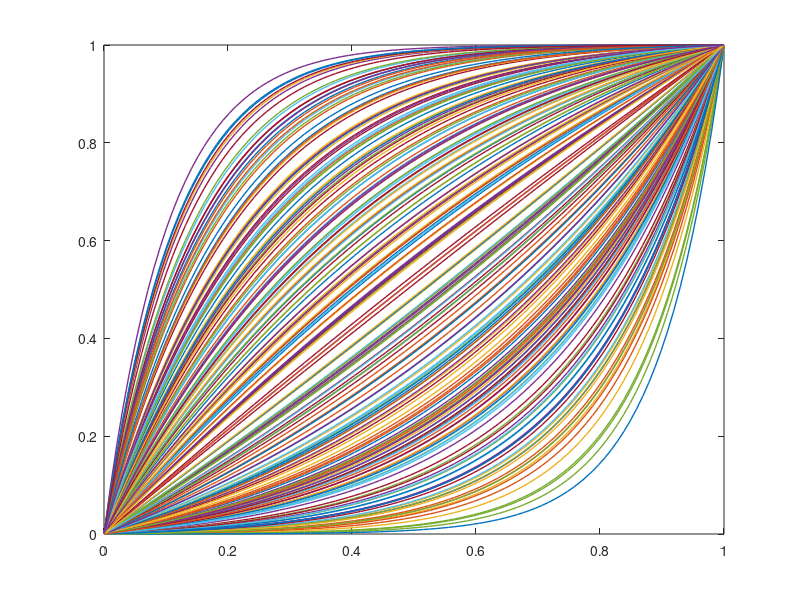

Write MATLAB code to recreate this figure. (Note: this script raises an error after producing the figure.)
% Generate the time warping functions without prior information using
% Algorithm 1
%%%%%%%%%%%%%%%%%%%%%%%%%%%%%%%%%%%%%%%%%%%%%%%%%%%%%%%%%%%%%%%%%%%%%%%%%%%%%%%%%%%%%%%%%%%%%%%%%%%%%%%%%%%
%%% Step 1: Create Fourier basis
%%%%%%%%%%%%%%%%%%%%%%%%%%%%%%%%%%%%%%%%%%%%%%%%%%%%%%%%%%%%%%%%%%%%%%%%%%%%%%%%%%%%%%%%%%%%%%%%%%%%%%%%%%%
clear; close all;
lsize = 16; % Label fontsize
nsize = 18; % Axis fontsize

% %%%%%%%%%%%%%%%%%%%%%%%%%%%%%%%%%%%%%%%%%%%%%%%%%%%%%%%%%%%%%%%%%%%%%%%%%%%%%%%%%%%%%%%%%%%%%%%%%%%%%%%%%%%
% %%% Step 2: Generate the simple warpings
% %%%%%%%%%%%%%%%%%%%%%%%%%%%%%%%%%%%%%%%%%%%%%%%%%%%%%%%%%%%%%%%%%%%%%%%%%%%%%%%%%%%%%%%%%%%%%%%%%%%%%%%%%%%
rng(456);
d = 100;
t = linspace(0,1,d);
time_diff = mean(diff(t));
n = 200;
% a = exprnd(2,[N,1]);
% a = laprnd(N,1,2,4);
% a = rand(n/2,1)'*(-2)-3;
% a = [a, rand(n/2,1)'*2 + 3];
x_gen = zeros(n,d);
a = normrnd(0,4,[n,1]);
for i =1:n
    gam_gen(i,:) = (exp(a(i)*t)-1)/(exp(a(i))-1);
end

figure (2);clf;
h = plot(t, gam_gen,'linewidth', 1);% plot the simulated warping function
for i=1:numel(h)
    c = get(h(i), 'Color');
    set(h(i), 'Color', [c 0.8]);
end
axis equal;
ylim([0,1]);
xlim([0,1]);
xticks([0 0.2 0.4 0.6 0.8 1]);
% title('Given data in \Gamma_1');
set(gca, 'Fontsize', nsize,'linewidth', 1.5)
set(gcf,'paperpositionmode','auto');
set(gcf,'windowstyle','normal');
set(gca,'LooseInset',max(get(gca,'TightInset'), 0.02))
set(gca,'fontweight','normal')
opts.Colors = get(groot,'defaultAxesColorOrder');
opts.saveFolder = 'img/';
opts.width = 12;
opts.height = 10;
opts.fontType = 'Times';
%% model observation in the CLR framework
% estimate mean and covariance from the given sample (we can direclty use
% functions in H(0,1), which is one-to-one to functions in \Gamma_1) 
for i = 1:n
x_gen(i,:) = log(gradient(gam_gen(i,:)));
x_gen(i,:) = x_gen(i,:) - trapz(t, x_gen(i,:));
end

mu = mean(x_gen);
Sigma = cov(x_gen);
figure(3);
imagesc(Sigma);
title('Cov in H(0,1)')
set(gca, 'Fontsize', 20);
% resampling using the estimated covariance
x_clr = mvnrnd(mu, Sigma, n);
figure (4);clf;
plot(t, x_clr,'linewidth', 1); % plot the stochastic process in H(0, 1)
xticks([0 0.2 0.4 0.6 0.8 1]);
ylim([-10,10]);
% xlim([0,1]);
title('Resample in H(0,1)');
pbaspect([1 1 1]);
set(gca, 'Fontsize', nsize,'linewidth', 1.5)
set(gcf,'paperpositionmode','auto');
set(gcf,'windowstyle','normal');
set(gca,'LooseInset',max(get(gca,'TightInset'), 0.02))
set(gca,'fontweight','normal')
opts.Colors = get(groot,'defaultAxesColorOrder');
opts.saveFolder = 'img/';
opts.width = 12;
opts.height = 10;
opts.fontType = 'Times';
% apply the inverse-clr transfromation to get warping function
gam_clr = exp(x_clr)./(trapz(t,exp(x_clr),2));
gam_clr= cumsum(gam_clr,2)./sum(gam_clr,2);
figure (5);clf;
h = plot(t, gam_clr,'linewidth', 1);% plot the simulated warping function
for i=1:numel(h)
    c = get(h(i), 'Color');
    set(h(i), 'Color', [c 0.8]);
end
axis equal;
ylim([0,1]);
xlim([0,1]);
xticks([0 0.2 0.4 0.6 0.8 1]);
% title('Resample in \Gamma_1 via CLR');
set(gca, 'Fontsize', nsize,'linewidth', 1.5)
set(gcf,'paperpositionmode','auto');
set(gcf,'windowstyle','normal');
set(gca,'LooseInset',max(get(gca,'TightInset'), 0.02))
set(gca,'fontweight','normal')
opts.Colors = get(groot,'defaultAxesColorOrder');
opts.saveFolder = 'img/';
opts.width = 12;
opts.height = 10;
opts.fontType = 'Times';


%% model observation in the SRVF framework
% compute the SRVF
x_srvf = sqrt(gradient(gam_gen));
x_srvf = x_srvf./sqrt(trapz(t, x_srvf.^2, 2));
% Inv-Exp map to the tangent space at gamma_id
mu_srvf = ones(1,d);
for i=1:n
len = acos(trapz(t, mu_srvf.*x_srvf(i,:)));
vec(i,:) = (len/sin(len))*(x_srvf(i,:) - cos(len)*mu_srvf);
end
% estimate mean and covariance 
mu_tg = mean(vec);
Sigma_tg = cov(vec);
figure(8);
imagesc(Sigma_tg); 
title('Cov in SRVF tangent')
set(gca, 'Fontsize', 20);
% resampling using the estimated covariance
vec_tg = mvnrnd(mu_tg, Sigma_tg, n);
% Exp map to the sphere and warping 
for i = 1:n
lenm(i) = sqrt(trapz(t, vec_tg(i,:).^2)); 
vec_exp(i,:) = cos(lenm(i))*mu_srvf + (sin(lenm(i))/lenm(i))*vec_tg(i,:);
end
gam_srvf = cumsum(vec_exp.^2,2)./sum(vec_exp.^2,2);
figure (9);clf;
plot(t, gam_srvf,'color',[0.8,0.8,0.8],'linewidth', 1);% plot the simulated warping function
hold on;
% plot(t, gam_srvf([12 168 130 172 175],:),'k','linewidth', 1.5);% plot the simulated warping function
axis equal;
ylim([0,1]);
xlim([0,1]);
xticks([0 0.2 0.4 0.6 0.8 1]);
title('Resample in \Gamma_1 via SRVF');
set(gca, 'Fontsize', nsize,'linewidth', 1.5)
set(gcf,'paperpositionmode','auto');
set(gcf,'windowstyle','normal');
set(gca,'LooseInset',max(get(gca,'TightInset'), 0.02))
set(gca,'fontweight','normal')
opts.Colors = get(groot,'defaultAxesColorOrder');
opts.saveFolder = 'img/';
opts.width = 12;
opts.height = 10;
opts.fontType = 'Times';

cnt1 = 1;
cnt2 = 1;
for i = 1:n
    if all(vec_exp(i,:)>0)
        gam_srvf1(cnt1,:) = cumsum(vec_exp(i,:).*abs(vec_exp(i,:)),2)./sum(vec_exp(i,:).*abs(vec_exp(i,:)),2);
        gam_srvf1(cnt1,:) = (gam_srvf1(cnt1,:)-min(gam_srvf1(cnt1,:)))/(max(gam_srvf1(cnt1,:))-min(gam_srvf1(cnt1,:))); 
        cnt1 = cnt1 + 1;
    else
        gam_srvf2(cnt2,:) = cumsum(vec_exp(i,:).*abs(vec_exp(i,:)),2)./sum(vec_exp(i,:).*abs(vec_exp(i,:)),2);
        gam_srvf2(cnt2,:) = (gam_srvf2(cnt2,:)-min(gam_srvf2(cnt2,:)))/(max(gam_srvf2(cnt2,:))-min(gam_srvf2(cnt2,:)));
        cnt2 = cnt2 + 1;
    end
end
figure (10);clf;
h = plot(t, gam_srvf1,'linewidth', 1);% plot the simulated warping function
for i=1:numel(h)
    c = get(h(i), 'Color');
    set(h(i), 'Color', [c 0.8]);
end
hold on;
plot(t, gam_srvf2,'color',[1 0 0 0.8],'linewidth', 2.5);% plot the simulated warping function
plot(t, gam_srvf1([15 43 44 65 85 110 133 147 158],:),'k','linewidth', 2.5);% plot the simulated warping function
% plot(t, gam_srvf2(10,:),'r','linewidth', 1.5);% plot the simulated warping function
axis equal;
ylim([0,1]);
xlim([0,1]);
xticks([0 0.2 0.4 0.6 0.8 1]);
% title('Resampled warping via SRVF');
set(gca, 'Fontsize', nsize,'linewidth', 1.5)
set(gcf,'paperpositionmode','auto');
set(gcf,'windowstyle','normal');
set(gca,'LooseInset',max(get(gca,'TightInset'), 0.02))
set(gca,'fontweight','normal')
opts.Colors = get(groot,'defaultAxesColorOrder');
opts.saveFolder = 'img/';
opts.width = 12;
opts.height = 10;
opts.fontType = 'Times';